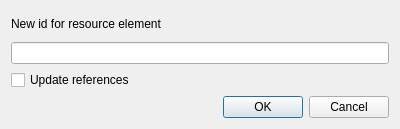
<?xml version="1.0" encoding="UTF-8"?>
<ui version="4.0">
 <class>SolarusEditor::ChangeResourceIdDialog</class>
 <widget class="QDialog" name="SolarusEditor::ChangeResourceIdDialog">
  <property name="geometry">
   <rect>
    <x>0</x>
    <y>0</y>
    <width>400</width>
    <height>129</height>
   </rect>
  </property>
  <property name="windowTitle">
   <string>Rename resource</string>
  </property>
  <layout class="QVBoxLayout" name="verticalLayout">
   <item>
    <widget class="QLabel" name="resource_id_label">
     <property name="text">
      <string>New id for resource element</string>
     </property>
    </widget>
   </item>
   <item>
    <widget class="QLineEdit" name="resource_id_field"/>
   </item>
   <item>
    <widget class="QCheckBox" name="update_references_checkbox">
     <property name="text">
      <string>Update references</string>
     </property>
    </widget>
   </item>
   <item>
    <widget class="QDialogButtonBox" name="button_box">
     <property name="orientation">
      <enum>Qt::Horizontal</enum>
     </property>
     <property name="standardButtons">
      <set>QDialogButtonBox::Cancel|QDialogButtonBox::Ok</set>
     </property>
    </widget>
   </item>
  </layout>
 </widget>
 <resources/>
 <connections>
  <connection>
   <sender>button_box</sender>
   <signal>accepted()</signal>
   <receiver>SolarusEditor::ChangeResourceIdDialog</receiver>
   <slot>accept()</slot>
   <hints>
    <hint type="sourcelabel">
     <x>199</x>
     <y>106</y>
    </hint>
    <hint type="destinationlabel">
     <x>199</x>
     <y>64</y>
    </hint>
   </hints>
  </connection>
  <connection>
   <sender>button_box</sender>
   <signal>rejected()</signal>
   <receiver>SolarusEditor::ChangeResourceIdDialog</receiver>
   <slot>reject()</slot>
   <hints>
    <hint type="sourcelabel">
     <x>199</x>
     <y>106</y>
    </hint>
    <hint type="destinationlabel">
     <x>199</x>
     <y>64</y>
    </hint>
   </hints>
  </connection>
 </connections>
</ui>
